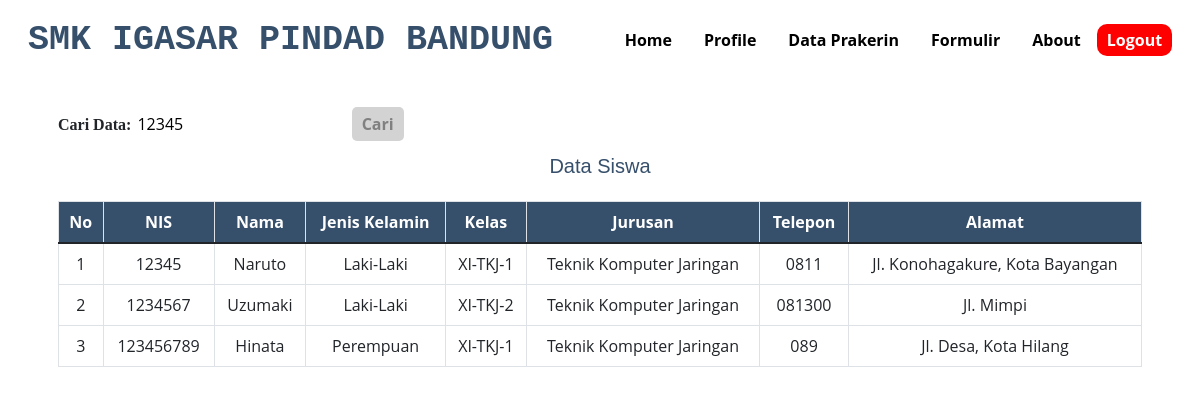
The app's page /admin/siswa.php?cari=12345 with its own data.
### tables this page shows
CREATE TABLE `siswa` (
  `id` int(10) NOT NULL,
  `nis` varchar(25) NOT NULL,
  `nama` varchar(30) NOT NULL,
  `jenis_kl` varchar(20) NOT NULL,
  `kelas` varchar(10) NOT NULL,
  `jurusan` varchar(30) NOT NULL,
  `tel` varchar(20) NOT NULL,
  `alamat` varchar(255) NOT NULL,
  `nama_inst` varchar(50) NOT NULL,
  `bidang` varchar(30) NOT NULL,
  `alamat_inst` varchar(255) NOT NULL,
  `tel_inst` varchar(20) NOT NULL
);

### admin/siswa.php (the view, shortened to what this page needs)
<?php
include '../koneksi.php';
?>
<!DOCTYPE html>
<html lang="en">
<head>
    <link rel="stylesheet" type="text/css" href="../bootstrap-5.1.3-dist/css/bootstrap.min.css">
    <link rel="stylesheet" type="text/css" href="../fontawesome-free-5.15.0-web/css/all.min.css">
    <link rel="stylesheet" type="text/css" href="../asset/style.css?v2">
</head>
<body>
<header>
        <nav>
        <div class="logo">SMK IGASAR PINDAD BANDUNG</div>
        <div class="wrapper">
            <div class="menu">
            <ul>
                    <li><a href="utama.php">Home</a></li>
                    <li><a href="profile.php">Profile</a></li>
                    <li><a href="dataprakerin.php">Data Prakerin</a></li>
                    <li><a href="formulir.php">Formulir</a></li>
                    <li><a href="about.php">About</a></li>
                    <li><a href="logout.php" style="color: white; background-color: red; border-radius: 10px; font-weight: bold; border: none; margin-top: 20px; padding: 5px 10px 5px 10px;">Logout</a></li>
                </ul>
            </div>
        </div>
    </nav>
</header>
<div class="container">
<article class="card-body"><form method="GET" action="siswa.php" style="text-align: left;">
		<label style="font-family: Trebuchet MS; font-weight: bold;">Cari Data:</label>
		<input type="text" style="border: none; border-radius: 10px; padding:2px;" name="cari" placeholder="Masukkan NIS" value="<?php if(isset($_GET['cari'])) { echo $_GET['cari']; } ?>" />
		<button type="submit" style="color: grey; background-color: lightgrey; border-radius: 5px; font-weight:
        bold; border: none; margin-top: 10px; padding: 5px 10px 5px 10px;"
        value="cari">Cari</button>
</form>
    <h2>Data Siswa</h2>
<table class="table table-bordered">
<thead>
    <tr>
        <th>No</th>
        <th>NIS</th>
        <th>Nama</th>
        <th>Jenis Kelamin</th>
        <th>Kelas</th>
        <th>Jurusan</th>
        <th>Telepon</th>
        <th>Alamat</th>
    </tr>
</thead>
<tbody>
    <?php
    $sql = mysqli_query($conn, "SELECT * FROM siswa ORDER BY nis DESC") or die(mysqli_error($conn));
        $no = 1;
        if(isset($_GET['cari'])){
            $sql = mysqli_query($conn, "SELECT * FROM siswa WHERE nis like '%".$_GET['cari']."%'");
          }
        while($data = mysqli_fetch_assoc($sql))
        {
           { echo '
            <tr>
            <td>'.$no.'</td>
            <td>'.$data['nis'].'</td>
            <td>'.$data['nama'].'</td>
            <td>'.$data['jenis_kl'].'</td>
            <td>'.$data['kelas'].'</td>
            <td>'.$data['jurusan'].'</td>
            <td>'.$data['tel'].'</td>
            <td>'.$data['alamat'].'</td>
            ';
            $no++;
        }}
    ?>
    </tbody>
</article>
</div>
</body>
</html>

### asset/style.css (style rules this page uses)
* { text-decoration: none; margin: 0px; padding: 0px; }
body { margin: 0px; padding: 0px; font-family: 'Open Sans',sans-serif; background-image: url("../asset/gambar/5.jpg"); background-size: cover; background-repeat: no-repeat; background-attachment: fixed; }
.logo { font-size: 35px; font-weight: 800; float: left; font-family: courier; color:#364f6b; margin: auto; text-align: center; }
.wrapper { width: auto; margin: auto; position: relative; }
.menu { float: right; }
nav { width: 100%; margin: auto; display: flex; line-height: 80px; position: relative; top: 0; z-index: 1; border-bottom:1px solid #ffffff; }
nav ul { list-style-type: none; margin: 0; padding: 0; overflow: hidden; }
nav ul li { float: left; }
nav ul li a { color: rgb(0, 0, 0); font-weight: bold; text-align: center; padding: 0px 16px 0px 16px; text-decoration: none; }
h2 { font-family: 'Trebuchet MS', 'Lucida Sans Unicode', 'Lucida Grande', 'Lucida Sans', Arial, sans-serif; font-size: 20px; text-align: center; margin-bottom: 10px; color: #364f6b; width: 100%; line-height: 50px; }
* { box-sizing: border-box; }
header { display: inline; }
.table { text-align: center; background-color: rgb(255, 255, 255); }
thead { color: white; background-color: #364f6b; }

### records on screen
siswa: nis "12345", nama "Naruto", jenis_kl "Laki-Laki", kelas "XI-TKJ-1", jurusan "Teknik Komputer Jaringan", tel "0811", alamat "Jl. Konohagakure, Kota Bayangan"
siswa: nis "1234567", nama "Uzumaki", jenis_kl "Laki-Laki", kelas "XI-TKJ-2", jurusan "Teknik Komputer Jaringan", tel "081300", alamat "Jl. Mimpi"
siswa: nis "123456789", nama "Hinata", jenis_kl "Perempuan", kelas "XI-TKJ-1", jurusan "Teknik Komputer Jaringan", tel "089", alamat "Jl. Desa, Kota Hilang"
